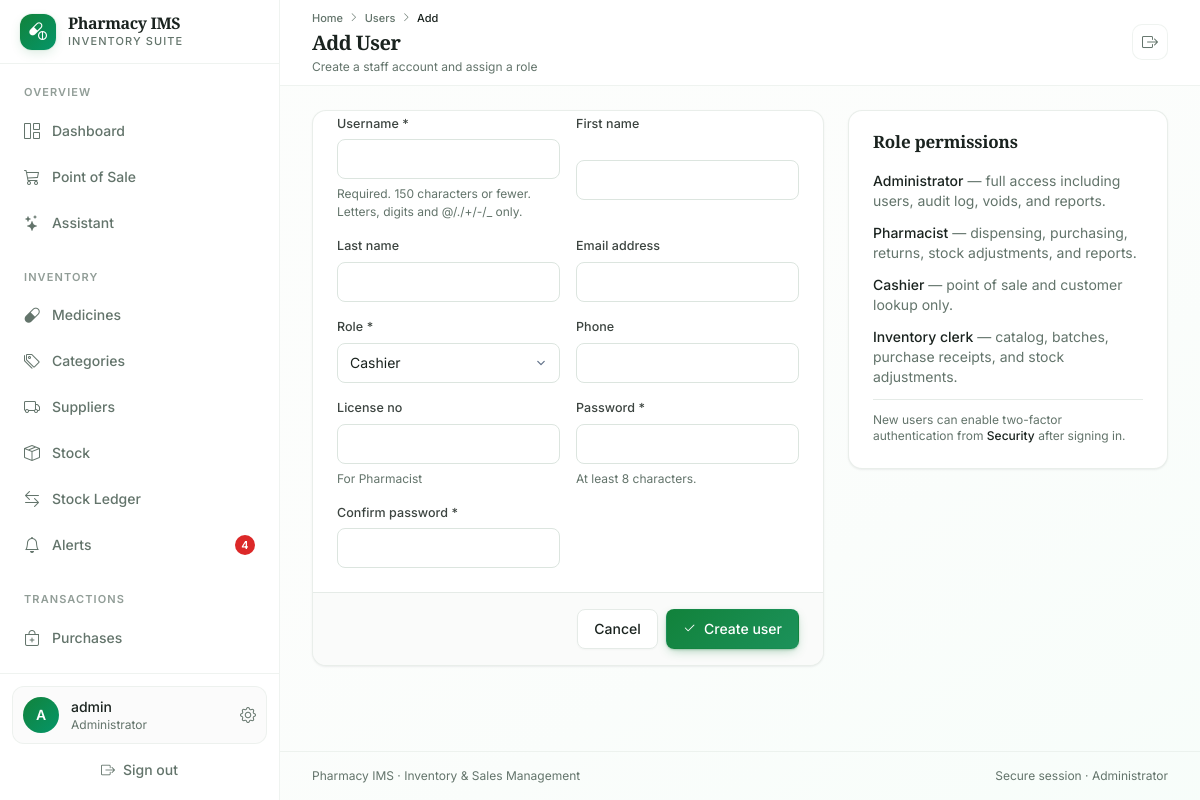
Screenshot of /accounts/users/add/ (signed in) with the database file from the repository.
### accounts/models.py (models this page shows, shortened)
class CustomUser(AbstractUser):
    ROLE_CHOICES = (
        ('admin', 'Administrator'),
        ('pharmacist', 'Pharmacist'),
        ('cashier', 'Cashier'),
        ('inventory_clerk', 'Inventory Clerk'),
    )
    role = models.CharField(max_length=20, choices=ROLE_CHOICES, default='cashier')
    phone = models.CharField(max_length=15, blank=True, null=True)
    license_no = models.CharField(max_length=50, blank=True, null=True, help_text='For Pharmacist')
    status = models.BooleanField(default=True)
    otp_secret = models.CharField(max_length=64, blank=True)
    otp_enabled = models.BooleanField(default=False)

### accounts/views.py (the view)
# urls.py: path('users/add/', views.user_add, name='user_add'),
@capability_required('manage_users')
def user_add(request):
    form = UserCreateForm(request.POST or None)
    if request.method == 'POST' and form.is_valid():
        user = form.save()
        log(request.user, 'create', user, f'Created user {user.username} ({user.role})', request)
        messages.success(request, 'User added successfully.')
        return redirect('user_list')
    return render(request, 'accounts/user_add.html', {'form': form})

### templates/accounts/user_add.html (shortened to what this page needs)
{% extends 'base.html' %}
{% block page_title %}Add User{% endblock %}
{% block page_subtitle %}Create a staff account and assign a role{% endblock %}
{% block breadcrumbs %}
<i class="bi bi-chevron-right text-[0.6rem]"></i>
<a href="{% url 'user_list' %}" class="transition-colors hover:text-foreground">Users</a>
<i class="bi bi-chevron-right text-[0.6rem]"></i>
<span class="text-foreground">Add</span>
{% endblock %}
{% block content %}
<div class="grid grid-cols-1 gap-6 lg:grid-cols-[minmax(0,1fr)_320px]">
    <div class="card">
        <form method="post">
            <div class="card-content grid grid-cols-1 gap-4 sm:grid-cols-2">
                {% include 'partials/form_fields.html' %}
            </div>
            <div class="card-footer flex items-center justify-end gap-2 border-t border-border">
                <a href="{% url 'user_list' %}" class="btn btn-outline">Cancel</a>
                <button class="btn btn-primary"><i class="bi bi-check2"></i> Create user</button>
            </div>
        </form>
    </div>
    <aside class="card h-fit">
        <div class="card-header"><h2 class="card-title">Role permissions</h2></div>
        <div class="card-content space-y-3 text-sm text-muted-foreground">
            <p><span class="font-medium text-foreground">Administrator</span> — full access including users, audit log, voids, and reports.</p>
            <p><span class="font-medium text-foreground">Pharmacist</span> — dispensing, purchasing, returns, stock adjustments, and reports.</p>
            <p><span class="font-medium text-foreground">Cashier</span> — point of sale and customer lookup only.</p>
            <p><span class="font-medium text-foreground">Inventory clerk</span> — catalog, batches, purchase receipts, and stock adjustments.</p>
            <p class="border-t border-border pt-3 text-xs">New users can enable two-factor authentication from <span class="font-medium text-foreground">Security</span> after signing in.</p>
        </div>
    </aside>
</div>
{% endblock %}

### templates/base.html (shortened to what this page needs)
<!DOCTYPE html>
{% load static %}
<html lang="en" class="h-full">
<head>
    <link rel="stylesheet" href="https://cdn.jsdelivr.net/npm/bootstrap-icons@1.11.3/font/bootstrap-icons.min.css">
    <script src="https://cdn.tailwindcss.com"></script>
    <link rel="stylesheet" href="{% static 'css/app.css' %}">
</head>
<body class="min-h-screen bg-gradient-to-br from-background via-background to-emerald-50/30 font-sans text-foreground antialiased">
    {% if user.is_authenticated %}
    {% with url_name=request.resolver_match.url_name %}
    <div class="min-h-screen w-full lg:grid lg:grid-cols-[280px_minmax(0,1fr)]">
        <aside id="sidebar" class="fixed inset-y-0 left-0 z-50 flex w-[280px] -translate-x-full flex-col border-r border-border/60 bg-card transition-transform duration-300 ease-out lg:sticky lg:top-0 lg:h-screen lg:translate-x-0">
            <div class="flex h-16 shrink-0 items-center justify-between border-b border-border/60 px-5">
                <a href="{% url 'dashboard' %}" class="flex items-center gap-3">
                    <div class="flex h-9 w-9 items-center justify-center rounded-xl bg-gradient-to-br from-primary to-emerald-600 text-primary-foreground shadow-glow">
                        <i class="bi bi-capsule-pill text-lg"></i>
                    </div>
                    <div>
                        <div class="font-display text-base font-semibold leading-tight tracking-tight">{{ pharmacy.name|default:"Pharmacy IMS" }}</div>
                        <div class="text-[11px] font-medium uppercase tracking-widest text-muted-foreground">Inventory Suite</div>
                    </div>
                </a>
            </div>
            <div class="flex-1 overflow-y-auto px-3 py-5">
                <nav class="space-y-6">
                    <div>
                        <p class="mb-2 px-3 text-[11px] font-semibold uppercase tracking-widest text-muted-foreground/70">Overview</p>
                        <div class="space-y-0.5">
                            <a href="{% url 'dashboard' %}" class="group flex items-center gap-3 rounded-lg px-3 py-2.5 text-sm font-medium text-muted-foreground transition-colors hover:bg-accent hover:text-accent-foreground ">
                                <i class="bi bi-grid-1x2 text-base {% if url_name == 'dashboard' %}text-primary{% endif %}"></i>
                                <span>Dashboard</span>
                            </a>
                            {% if nav_perms.sell %}
                            <a href="{% url 'pos_index' %}" class="group flex items-center gap-3 rounded-lg px-3 py-2.5 text-sm font-medium text-muted-foreground transition-colors hover:bg-accent hover:text-accent-foreground ">
                                <i class="bi bi-cart3 text-base {% if url_name == 'pos_index' %}text-primary{% endif %}"></i>
                                <span>Point of Sale</span>
                            </a>
                            {% endif %}
                            {% if nav_perms.use_assistant %}
                            <a href="{% url 'assistant_index' %}" class="group flex items-center gap-3 rounded-lg px-3 py-2.5 text-sm font-medium text-muted-foreground transition-colors hover:bg-accent hover:text-accent-foreground ">
                                <i class="bi bi-stars text-base {% if 'assistant' in url_name %}text-primary{% endif %}"></i>
                                <span>Assistant</span>
                            </a>
                            {% endif %}
                        </div>
                    </div>
                    {% if nav_perms.manage_inventory %}
                    <div>
                        <p class="mb-2 px-3 text-[11px] font-semibold uppercase tracking-widest text-muted-foreground/70">Inventory</p>
                        <div class="space-y-0.5">
                            <a href="{% url 'medicine_list' %}" class="group flex items-center gap-3 rounded-lg px-3 py-2.5 text-sm font-medium text-muted-foreground transition-colors hover:bg-accent hover:text-accent-foreground ">
                                <i class="bi bi-capsule text-base"></i>
                                <span>Medicines</span>
                            </a>
                            <a href="{% url 'category_list' %}" class="group flex items-center gap-3 rounded-lg px-3 py-2.5 text-sm font-medium text-muted-foreground transition-colors hover:bg-accent hover:text-accent-foreground ">
                                <i class="bi bi-tags text-base"></i>
                                <span>Categories</span>
                            </a>
                            <a href="{% url 'supplier_list' %}" class="group flex items-center gap-3 rounded-lg px-3 py-2.5 text-sm font-medium text-muted-foreground transition-colors hover:bg-accent hover:text-accent-foreground ">
                                <i class="bi bi-truck text-base"></i>
                                <span>Suppliers</span>
                            </a>
                            <a href="{% url 'inventory_list' %}" class="group flex items-center gap-3 rounded-lg px-3 py-2.5 text-sm font-medium text-muted-foreground transition-colors hover:bg-accent hover:text-accent-foreground ">
                                <i class="bi bi-box-seam text-base"></i>
                                <span>Stock</span>
                            </a>
                            <a href="{% url 'stock_movements' %}" class="group flex items-center gap-3 rounded-lg px-3 py-2.5 text-sm font-medium text-muted-foreground transition-colors hover:bg-accent hover:text-accent-foreground ">
                                <i class="bi bi-arrow-left-right text-base"></i>
                                <span>Stock Ledger</span>
                            </a>
                            <a href="{% url 'alerts' %}" class="group flex items-center gap-3 rounded-lg px-3 py-2.5 text-sm font-medium text-muted-foreground transition-colors hover:bg-accent hover:text-accent-foreground ">
                                <i class="bi bi-bell text-base"></i>
                                <span>Alerts</span>
                                {% if alert_counts.total %}<span class="ml-auto inline-flex h-5 min-w-5 items-center justify-center rounded-full bg-destructive px-1.5 text-[11px] font-semibold text-destructive-foreground">{{ alert_counts.total }}</span>{% endif %}
                            </a>
                        </div>
                    </div>
                    {% endif %}
                    <div>
                        <p class="mb-2 px-3 text-[11px] font-semibold uppercase tracking-widest text-muted-foreground/70">Transactions</p>
                        <div class="space-y-0.5">
                            {% if nav_perms.manage_purchases %}
                            <a href="{% url 'purchase_list' %}" class="group flex items-center gap-3 rounded-lg px-3 py-2.5 text-sm font-medium text-muted-foreground transition-colors hover:bg-accent hover:text-accent-foreground ">
                                <i class="bi bi-bag-plus text-base"></i>
                                <span>Purchases</span>
                            </a>
                            {% endif %}
                            {% if nav_perms.view_sales %}
                            <a href="{% url 'sales_list' %}" class="group flex items-center gap-3 rounded-lg px-3 py-2.5 text-sm font-medium text-muted-foreground transition-colors hover:bg-accent hover:text-accent-foreground ">
                                <i class="bi bi-receipt text-base"></i>
                            </a>
                            {% endif %}
                        </div>
                    </div>
                </nav>
            </div>
            <div class="shrink-0 border-t border-border/60 p-3">
                <a href="{% url 'security_settings' %}" class="flex items-center gap-3 rounded-xl border border-border/60 bg-muted/40 p-2.5 transition-colors hover:bg-accent">
                    <div class="flex h-9 w-9 shrink-0 items-center justify-center rounded-full bg-gradient-to-br from-primary to-emerald-600 text-primary-foreground">
                        <span class="text-sm font-semibold">{{ user.username|slice:":1"|upper }}</span>
                    </div>
                    <div class="min-w-0 flex-1">
                        <p class="truncate text-sm font-medium">{{ user.get_full_name|default:user.username }}</p>
                        <p class="truncate text-xs text-muted-foreground">{{ user.get_role_display }}</p>
                    </div>
                    <i class="bi bi-gear text-muted-foreground"></i>
                </a>
                <form method="post" action="{% url 'logout' %}" class="mt-2">
                    <button class="flex w-full items-center justify-center gap-2 rounded-lg px-3 py-2 text-sm font-medium text-muted-foreground transition-colors hover:bg-destructive/10 hover:text-destructive">
                        <i class="bi bi-box-arrow-right"></i>
                        Sign out
                    </button>
                </form>
            </div>
        </aside>
        <div class="flex min-h-screen min-w-0 flex-col">
            <header class="sticky top-0 z-30 border-b border-border/60 bg-card/85 backdrop-blur-xl">
                <div class="flex min-h-16 flex-wrap items-center gap-3 px-4 py-2.5 sm:px-6 lg:px-8">
                    <div class="min-w-0 flex-1">
                        <nav class="mb-0.5 hidden items-center gap-1.5 text-[11px] font-medium text-muted-foreground sm:flex" aria-label="Breadcrumb">
                            <a href="{% url 'dashboard' %}" class="transition-colors hover:text-foreground">Home</a>
                            {% block breadcrumbs %}{% endblock %}
                        </nav>
                        <h1 class="truncate font-display text-xl font-semibold tracking-tight">{% block page_title %}Dashboard{% endblock %}</h1>
                        <p class="mt-0.5 truncate text-xs text-muted-foreground">{% block page_subtitle %}{% endblock %}</p>
                    </div>
                    <div class="flex w-full flex-nowrap items-center justify-start gap-2 overflow-x-auto pb-0.5 sm:w-auto sm:flex-wrap sm:justify-end sm:overflow-visible sm:pb-0">
                        <form method="post" action="{% url 'logout' %}" class="shrink-0">
                            <button type="submit" class="inline-flex h-9 w-9 items-center justify-center rounded-lg border border-border/60 bg-card text-muted-foreground transition-colors hover:bg-destructive/10 hover:text-destructive" title="Sign out" aria-label="Sign out">
                                <i class="bi bi-box-arrow-right"></i>
                            </button>
                        </form>
                    </div>
                </div>
            </header>
            <main class="flex-1 px-4 py-6 sm:px-6 lg:px-8">
                {% block content %}{% endblock %}
            </main>
            <footer class="border-t border-border/60 px-4 py-4 text-xs text-muted-foreground sm:px-6 lg:px-8">
                <div class="flex flex-col items-center justify-between gap-2 sm:flex-row">
                    <span>{{ pharmacy.name|default:"Pharmacy IMS" }} · Inventory &amp; Sales Management</span>
                    <span>Secure session · {{ user.get_role_display }}</span>
                </div>
            </footer>
        </div>
    </div>
    {% endwith %}
    {% else %}
    {% block auth_content %}{% endblock %}
    {% endif %}
</body>
</html>

### rows the page displays
CustomUser: username "A", get_full_name "admin", role "Administrator"

### other values shown
{{ pharmacy.name|default:"Pharmacy IMS" }} "Pharmacy IMS"
{{ alert_counts.total }} "4"
{{ field.label }} "Username" "First name" "Last name" "Email address" "Role" "Phone" "License no" "Password" "Confirm password"
{{ field.help_text }} "Required. 150 characters or fewer. Letters, digits and @/./+/-/_ only." "For Pharmacist" "At least 8 characters."
